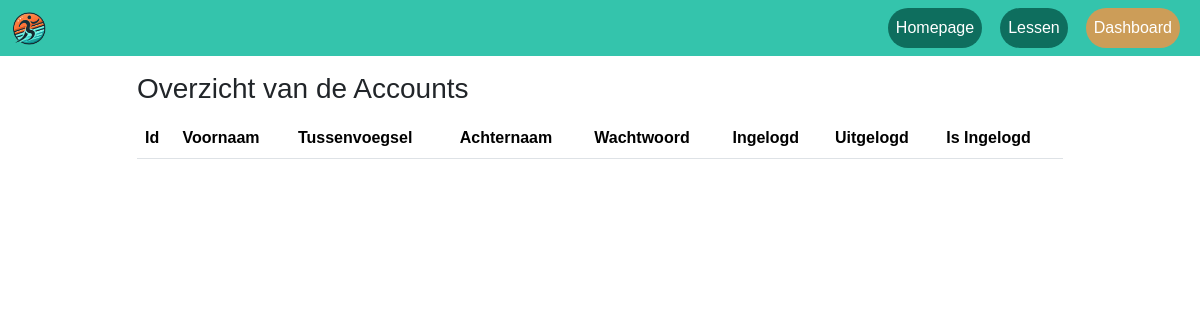
Before: /acount/acount.php with the older database file.
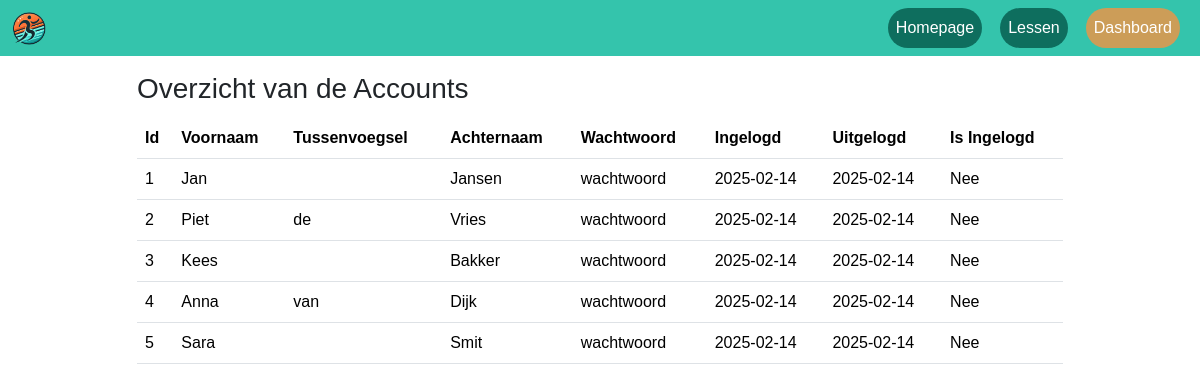
After: the same page with the newer database file.
### tables this page shows
CREATE TABLE Gebruiker (
    Id                 INT             NOT NULL AUTO_INCREMENT,
    Voornaam           VARCHAR(50)     NOT NULL,
    Tussenvoegsel      VARCHAR(10)     DEFAULT NULL,
    Achternaam         VARCHAR(50)     NOT NULL,
    Gebruikersnaam     VARCHAR(100)    NOT NULL,
    Wachtwoord         VARCHAR(20)     NOT NULL,
    IsIngelogd         BIT             NOT NULL DEFAULT 0,
    Ingelogd           DATE            NOT NULL,
    Uitgelogd          DATE            NOT NULL,
    IsActief           BIT             NOT NULL DEFAULT 1,
    Opmerking          VARCHAR(250)    DEFAULT NULL,
    DatumAangemaakt    DATETIME(6)     NOT NULL,
    DatumGewijzigd     DATETIME(6)     NOT NULL,
    CONSTRAINT PK_Gebruiker_Id PRIMARY KEY (Id)
);

### acount/acount.php (the view, shortened to what this page needs)
<?php
    include('../DB/config.php');
    $dsn = "mysql:host=$dbHost;
            dbname=$dbName;
            charset=UTF8";
    $pdo = new PDO($dsn, $dbUser, $dbPass);
    $sql = "SELECT  ACC.Id
                   ,ACC.Voornaam
                   ,ACC.Tussenvoegsel
                   ,ACC.Achternaam
                   ,ACC.Wachtwoord
                   ,ACC.IsIngelogd
                   ,ACC.Ingelogd
                   ,ACC.Uitgelogd
            FROM Gebruiker  AS ACC";
    $statement = $pdo->prepare($sql);
    $statement->execute();
    $result = $statement->fetchAll(PDO::FETCH_OBJ);
?>
<!DOCTYPE html>
<html lang="en">
<head>
    <link href="https://cdn.jsdelivr.net/npm/bootstrap@5.3.3/dist/css/bootstrap.min.css" rel="stylesheet"
>
    <link rel="stylesheet" href="../style.css">
</head>
<body>
    <nav class="navbar navbar-expand-lg navbar-custom sticky">
        <div class="container-fluid">
            <ul>
                <li>
                    <img src="../Image/Logo.png" alt="logo" class="logo">
                </li>
            </ul>
            <ul class="navbar-nav">
                <li class="nav-item">
                    <a class="nav-link" href="../index.html">Homepage</a>
                </li>
                <li class="nav-item">
                    <a class="nav-link" href="../gebruikerslessen/lessen.php">Lessen</a>
                </li>
                <li class="nav-item">
                    <a class="nav-link active" href="../dashboard/dashboard.html">Dashboard</a>
                </li>
            </ul>
        </div>
    </nav>
    <div class="container">
        <div class="row mb-1 ">
            <div class="col-1"></div>
            <div class="col-10 title"><h3>Overzicht van de Accounts</h3></div>
            <div class="col-1"></div>
        </div>
    </div>
    <div class="container">
        <div class="row">
            <div class="col-1"></div>
            <div class="col-10">
                <table class="table table-hover" id="table-leden">
                    <thead>
                        <th>Id</th>
                        <th>Voornaam</th>
                        <th>Tussenvoegsel</th>
                        <th>Achternaam</th>
                        <th>Wachtwoord</th>
                        <th>Ingelogd</th>
                        <th>Uitgelogd</th>
                        <th>Is Ingelogd</th>
                    </thead>
                    <tbody>
                        <?php foreach($result as $LedenInfo) : ?>
                            <tr>
                              <td><?= $LedenInfo->Id ?></td>
                              <td><?= $LedenInfo->Voornaam ?></td>
                              <td><?= $LedenInfo->Tussenvoegsel ?></td>
                              <td><?= $LedenInfo->Achternaam ?></td>
                              <td><?= $LedenInfo->Wachtwoord ?></td>
                              <td><?= $LedenInfo->Ingelogd ?></td>
                              <td><?= $LedenInfo->Uitgelogd ?></td>
                              <td><?= $LedenInfo->IsIngelogd ? 'Ja' : 'Nee' ?></td>
                            </tr>
                        <?php endforeach ?>
                    </tbody>
                </table>
            </div>
            <div class="col-1"></div>
        </div>
    </div>
</body>
</html>

### style.css (style rules this page uses)
html, body { margin: 0; padding: 0; font-family: 'Verdana', sans-serif; }
.navbar-custom { background-color: #34C4AC; }
.nav-link { color: white !important; padding: 8px 16px; border-radius: 50px; background: rgba(2, 82, 69, 0.75); margin-right: 0.5rem }
.nav-link.active { background: rgba(255, 144, 60, 0.75); color: white !important; }
.sticky { position: sticky; top: 0; z-index: 1020; }
.logo { height: 35px; }
ul { list-style-type: none; margin: 0; padding: 0; }
.navbar-custom .container-fluid { display: flex; justify-content: space-between; align-items: center; flex-wrap: nowrap; }
.navbar-nav { display: flex; flex-direction: row; gap: 10px; flex-wrap: nowrap; }
.title { margin-top: 1em; }

Changed rows visible on the page:
added gebruiker: Id "1", Voornaam "Jan", Achternaam "Jansen", Wachtwoord "wachtwoord", Ingelogd "2025-02-14", Uitgelogd "2025-02-14", IsIngelogd "Nee"
added gebruiker: Id "2", Voornaam "Piet", Tussenvoegsel "de", Achternaam "Vries", Wachtwoord "wachtwoord", Ingelogd "2025-02-14", Uitgelogd "2025-02-14", IsIngelogd "Nee"
added gebruiker: Id "3", Voornaam "Kees", Achternaam "Bakker", Wachtwoord "wachtwoord", Ingelogd "2025-02-14", Uitgelogd "2025-02-14", IsIngelogd "Nee"
added gebruiker: Id "4", Voornaam "Anna", Tussenvoegsel "van", Achternaam "Dijk", Wachtwoord "wachtwoord", Ingelogd "2025-02-14", Uitgelogd "2025-02-14", IsIngelogd "Nee"
added gebruiker: Id "5", Voornaam "Sara", Achternaam "Smit", Wachtwoord "wachtwoord", Ingelogd "2025-02-14", Uitgelogd "2025-02-14", IsIngelogd "Nee"
